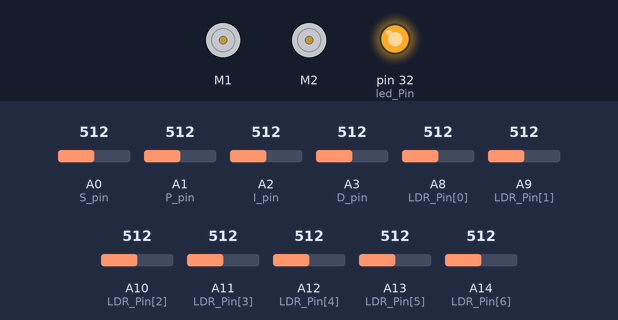
A sketch run on a simulated Arduino Mega 2560, built with avr-gcc and run on an emulated ATmega2560. Shown: 2 × DC motor (green arrow = forward, orange = backward, longer = faster), output pins drawn as LEDs (lit = HIGH). The test bench sets the inputs (shaded band); at power-on: A0 (S_pin) = 512, A1 (P_pin) = 512, A2 (I_pin) = 512, A3 (D_pin) = 512, A8 (LDR_Pin[0]) = 512, A9 (LDR_Pin[1]) = 512, A10 (LDR_Pin[2]) = 512, A11 (LDR_Pin[3]) = 512, A12 (LDR_Pin[4]) = 512, A13 (LDR_Pin[5]) = 512, A14 (LDR_Pin[6]) = 512.

Above: at 0.1 s.
At 2.2 s:
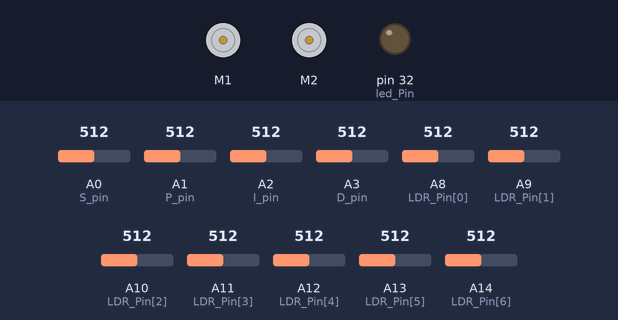
Timing chart, 0 to 3.7 s (numbered marks = the images above):
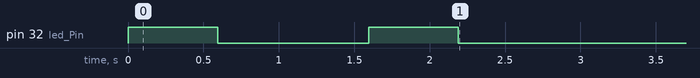

The sketch:

final_line_follower.ino
```cpp
/* ************************************************************************************************* */
// * ECE 201: Line Following Robot with PID                                                         *
/* ************************************************************************************************* */

#include <Wire.h>
#include <Adafruit_MotorShield.h>

Adafruit_MotorShield AFMS = Adafruit_MotorShield();
Adafruit_DCMotor *Motor1 = AFMS.getMotor(1); // left motor
Adafruit_DCMotor *Motor2 = AFMS.getMotor(2); // right motor

const int M1Sp = 60;
const int M2Sp = 60;

const int S_pin = A0;
const int P_pin = A1;
const int I_pin = A2;
const int D_pin = A3;

const float speed      = 140;
const float proportion = 120;
const float max_k_drop = 80;
const float derivative = 170;

float previous_derivative = 0.0;
float alpha = 0.4;

const int numMeas = 40;

int   SpRead      = 0;
int   kPRead      = 0;
float K_drop_read = 0;
int   kDRead      = 0;

int LDR_Pin[7] = {A8, A9, A10, A11, A12, A13, A14};
int LDR[7];
int led_Pin = 32;

float Mn[7];
float Mx[7];
float LDRf[7] = {0., 0., 0., 0., 0., 0., 0.};

int   MxRead;
int   MxIndex;
float AveRead;
int   CriteriaForMax;
float WeightedAve;

int im0, im1, im2;

int   M1SpeedtoMotor, M2SpeedtoMotor;
int   Turn;
int   M1P = 0, M2P = 0;
float error     = 0.0;
float lasterror = 0.0;
int   sumerror  = 0;
float kP, kI, kD;
int   counter   = 0;

unsigned long runStartTime = 0; // set after calibration — clock starts when car begins moving

// ************************************************************************************************* //
void setup() {
  Serial.begin(9600);
  AFMS.begin();
  pinMode(led_Pin, OUTPUT);
  Calibrate();
  ReadPotentiometers();
  runStartTime = millis(); // start clock here, after calibration
  RunMotors();
}

// ************************************************************************************************* //
void loop() {
  ReadPhotoResistors();

  if (counter % 5000 == 0) {
    ReadPotentiometers();
  }
  counter++;

  if (CheckSafety() == false) {
    EmergencyStop();
    return;
  }

  CalcError();
  PID_Turn();
  RunMotors();

  // Print();
}

// ************************************************************************************************* //
bool CheckSafety() {
  int darkCount  = 0;
  int whiteCount = 0;
  for (int i = 0; i < 7; i++) {
    if (LDR[i] > 90) darkCount++;
    if (LDR[i] < 15) whiteCount++;
  }
  if (darkCount  >= 6) return false;
  if (whiteCount >= 7) return false;
  return true;
}

// ************************************************************************************************* //
void EmergencyStop() {
  Motor1->run(RELEASE); Motor2->run(RELEASE);
  Motor1->setSpeed(0);  Motor2->setSpeed(0);
}

// ************************************************************************************************* //
void Calibrate() {
  digitalWrite(led_Pin, HIGH);
  for (int calii = 0; calii < numMeas; calii++) {
    for (int ci = 0; ci < 7; ci++) { LDRf[ci] += (float)analogRead(LDR_Pin[ci]); delay(2); }
  }
  digitalWrite(led_Pin, LOW);
  for (int cm = 0; cm < 7; cm++) { Mn[cm] = round(LDRf[cm] / (float)numMeas); LDRf[cm] = 0.; }

  delay(1000);

  digitalWrite(led_Pin, HIGH);
  for (int calii = 0; calii < numMeas; calii++) {
    for (int ci = 0; ci < 7; ci++) { LDRf[ci] += (float)analogRead(LDR_Pin[ci]); delay(2); }
  }
  digitalWrite(led_Pin, LOW);
  for (int cm = 0; cm < 7; cm++) { Mx[cm] = round(LDRf[cm] / (float)numMeas); LDRf[cm] = 0.; }
}

// ************************************************************************************************* //
void ReadPotentiometers() {
  SpRead      = map(analogRead(S_pin), 0, 1023, 0, speed);
  kPRead      = map(analogRead(P_pin), 0, 1023, 0, proportion);
  K_drop_read = map(analogRead(I_pin), 0, 1023, 0, max_k_drop);
  kDRead      = map(analogRead(D_pin), 0, 1023, 0, derivative);
}

// ************************************************************************************************* //
void RunMotors() {
  // After 15s, halve the potentiometer speed boost for the stacked turn section
  int effectiveSpRead = (millis() - runStartTime < 8500 || millis() - runStartTime >= 17500)
                      ? SpRead : SpRead / 2.3;

  int currentBaseSpeed1 = M1Sp + effectiveSpRead;
  int currentBaseSpeed2 = M2Sp + effectiveSpRead;

  M1SpeedtoMotor = constrain(currentBaseSpeed1 + M1P, -255, 255);
  M2SpeedtoMotor = constrain(currentBaseSpeed2 + M2P, -255, 255);

  Motor1->setSpeed(abs(M1SpeedtoMotor));
  Motor2->setSpeed(abs(M2SpeedtoMotor));
  Motor1->run(M1SpeedtoMotor > 0 ? FORWARD : BACKWARD);
  Motor2->run(M2SpeedtoMotor > 0 ? FORWARD : BACKWARD);
}

// ************************************************************************************************* //
void ReadPhotoResistors() {
  for (int Li = 0; Li < 7; Li++) {
    LDR[Li] = map(analogRead(LDR_Pin[Li]), Mn[Li], Mx[Li], 0, 100);
  }
}

// ************************************************************************************************* //
void CalcError() {
  MxRead  = -99;
  AveRead = 0.0;

  for (int i = 0; i < 7; i++) {
    if (MxRead < LDR[i]) { MxRead = LDR[i]; MxIndex = -1 * (i - 3); im1 = i; }
    AveRead += (float)LDR[i] / 7.0;
  }

  CriteriaForMax = 2;
  if (MxRead > CriteriaForMax * AveRead) {
    if (im1 != 0 && im1 != 6) {
      im0         = im1 - 1;
      im2         = im1 + 1;
      WeightedAve = ((float)(LDR[im0]*im0 + LDR[im1]*im1 + LDR[im2]*im2))
                  / ((float)(LDR[im0] + LDR[im1] + LDR[im2]));
      error       = -1.0 * (WeightedAve - 3.0);
    } else if (im1 == 0) {
      im2         = im1 + 1;
      WeightedAve = ((float)(LDR[im1]*im1 + LDR[im2]*im2))
                  / ((float)(LDR[im1] + LDR[im2]));
      error       = -1.0 * (WeightedAve - 3.0);
    } else {
      im0         = im1 - 1;
      WeightedAve = ((float)(LDR[im0]*im0 + LDR[im1]*im1))
                  / ((float)(LDR[im0] + LDR[im1]));
      error       = -1.0 * (WeightedAve - 3.0);
    }
  } else {
    error = -1.0 * (im1 - 3.0);
  }

  if (isnan(error)) error = lasterror;
}

// ************************************************************************************************* //
void PID_Turn() {
  kP = (float)kPRead;
  kI = 0.0;
  kD = (float)kDRead;

  float raw_derivative      = error - lasterror;
  float filtered_derivative = (alpha * raw_derivative) + ((1.0 - alpha) * previous_derivative);
  previous_derivative       = filtered_derivative;

  float quadratic_P = kP * error * (abs(error) / 3.0);
  Turn = (int)(quadratic_P + (sumerror * kI) + (filtered_derivative * kD));

  sumerror += (int)error;
  if      (sumerror >  5) sumerror =  5;
  else if (sumerror < -5) sumerror = -5;

  lasterror = error;

  M1P =  Turn;
  M2P = -Turn;
}

// ************************************************************************************************* //
void Print() {
  Serial.print(Turn);           Serial.print(" ");
  Serial.print(error);          Serial.print(" ");
  Serial.print(sumerror);       Serial.print(" ");
  Serial.print(lasterror);      Serial.print(" ");
  Serial.print("   |   ");
  Serial.print(SpRead);         Serial.print(" ");
  Serial.print(kP);             Serial.print(" ");
  Serial.print(K_drop_read);    Serial.print(" ");
  Serial.print(kD);             Serial.print(" ");
  Serial.print("   |   ");
  for (int i = 0; i < 7; i++) { Serial.print(LDR[i]); Serial.print(" "); }
  Serial.print("   |   ");
  Serial.print(MxRead);         Serial.print(" ");
  Serial.print(MxIndex);        Serial.print(" ");
  Serial.print(error);          Serial.print(" ");
  Serial.print("   |   ");
  Serial.print(M1SpeedtoMotor); Serial.print(" ");
  Serial.println(M2SpeedtoMotor);
  delay(200);
}
```
